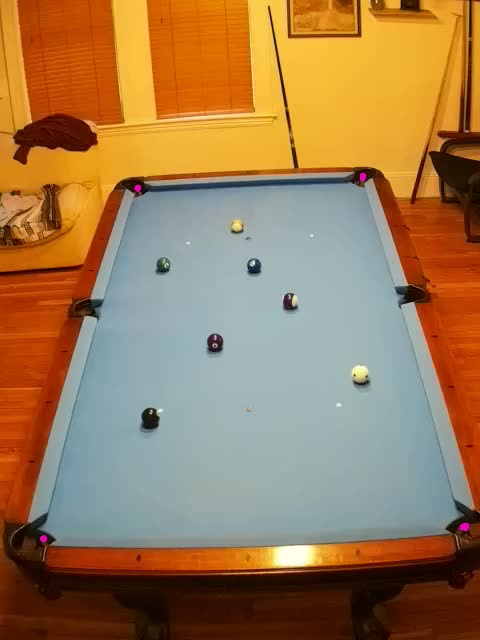
#> input picture images/table-snapshot-corners.jpg, 480 x 640 px; its folder holds 5 pictures in this run
$ python preprocess.py
#> lines starting #> are read from the running program, lines starting #| are printed output that depends on the picture; after the words box and inside, x2 and y2 are one past the last pixel; in counts of white or black regions, pixels touching at a corner belong together
import cv2
import numpy as np
import json
import os
from pathlib import Path

_HERE = Path(__file__).parent

# dimensions in inches
SHORT_LENGTH = 44
CALIBRATE_IMAGE_PATH = _HERE.parent / 'images' / 'table-snapshot-corners.jpg'
CORNERS_PATH = _HERE / 'corners.json'
HOMOGRAPHY_PATH = _HERE / 'homography.npy'
OUTPUT_WIDTH = 900
OUTPUT_HEIGHT = 450

points = [] # 4 corners of raw table
display_frame = None

# use image with 4 corners marked to identify the raw trapezoidal
# border of the table
def calibrateTable():
    return 0

# use homography to find the birds-eye rectangular table border
def translateTable():
    return 0

# click 4 corners of raw image
# [59 lines left out: functions click_event, order_corners, compute_and_save, run_calibration, not called in this run]

def load_or_calibrate():
  if os.path.exists(CORNERS_PATH) and os.path.exists(HOMOGRAPHY_PATH):
    print(f"Found existing calibration in {CORNERS_PATH} — loading...")
    with open(CORNERS_PATH) as f:
#> (reads homography/corners.json from the repository)
        corners = json.load(f)
    print(f"Corners: {corners}")

    # Show the saved corners overlaid on the jpg for a sanity check
    img = cv2.imread(str(CALIBRATE_IMAGE_PATH))
#> img is the input picture: shape (640, 480, 3); mean B, G, R 83.7, 123.1, 158.2
    labels = ["TL", "TR", "BR", "BL"]
    for i, (x, y) in enumerate(corners):
        cv2.circle(img, (int(x), int(y)), 8, (0, 255, 0), -1)
        cv2.putText(img, labels[i], (int(x) + 10, int(y)),
                    cv2.FONT_HERSHEY_SIMPLEX, 0.7, (0, 255, 0), 2)
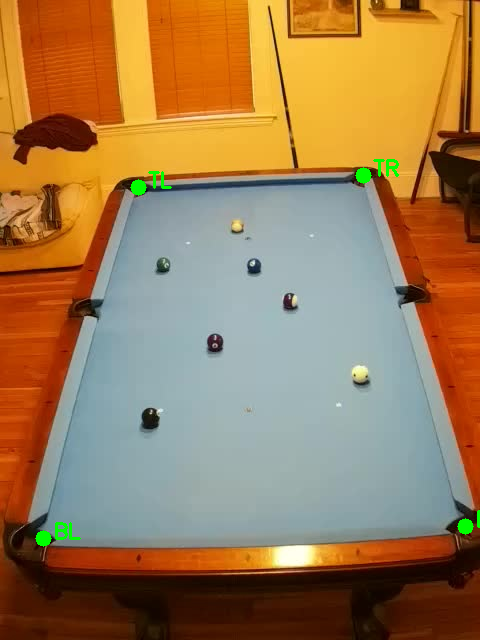
#> img: shape (640, 480, 3); 0.47% of pixels changed, all inside (x1, y1, x2, y2) = (35, 159, 480, 547)
    cv2.imshow("Loaded calibration — press R to redo, any other key to continue", img)
    key = cv2.waitKey(0)
#> (key Esc is pressed here)
    cv2.destroyAllWindows()

    if key == ord('r'):
      print("Redoing calibration...")
      return run_calibration()
    else:
      return np.load(HOMOGRAPHY_PATH)
#> (reads homography/homography.npy from the repository)
  else:
    print("No calibration found — starting fresh...")
    return run_calibration()

# --- Entry point ---
H = load_or_calibrate()
print("Ready to process video with H:\n", H)
